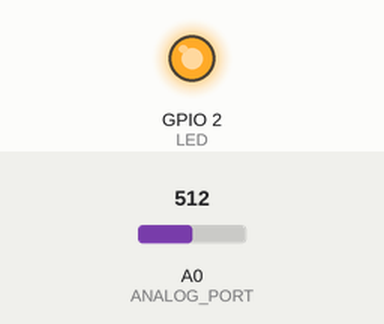
Bench run of a sketch on a simulated ESP8266 (NodeMCU). On the bench: output pins drawn as LEDs (lit = HIGH). Dashed ring = blinking. Inputs (shaded band) come from the test bench; at power-on: A0 (ANALOG_PORT) = 512. WiFi joins after 1.5 s; servers stay silent unless stated; uploads are accepted with an empty reply; EEPROM starts erased; what the sketch prints to the serial monitor is not drawn.

Above: at 2.8 s.
2.9 s: A0 (ANALOG_PORT) set to 207
4.4 s: A0 (ANALOG_PORT) set to 184
At 4.78 s:
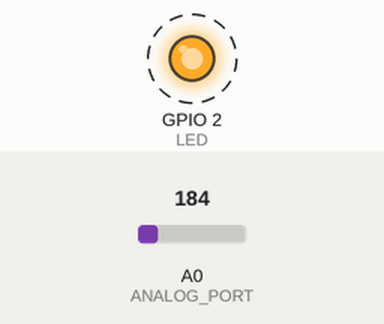
7.4 s: A0 (ANALOG_PORT) set to 306
At 7.4 s:
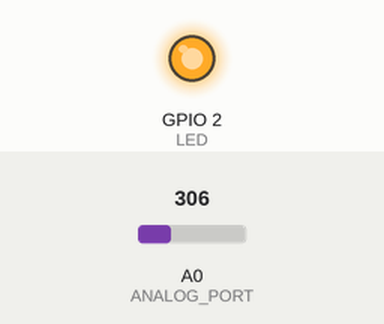
8.9 s: A0 (ANALOG_PORT) set to 122
At 9.29 s:
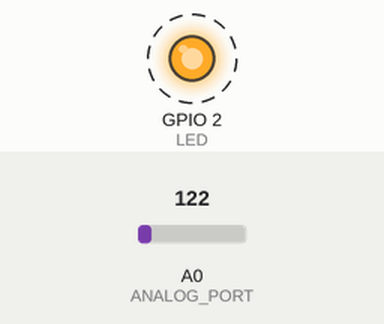
Timing chart, 0 to 12.9 s (numbered marks = the images above; inputs shaded):
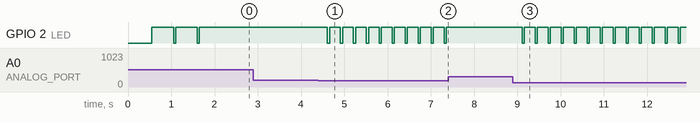

The sketch:

SmartMeterReader.ino
```cpp
#include <Arduino.h>
#include <EEPROM.h>
#include <ESP8266WiFi.h>
#include <ESP8266HTTPClient.h>
#include <WiFiClientSecureBearSSL.h>
// https://www.youtube.com/watch?v=cTfjqNFAkZ8


/*
1000 pulses = 1kWh; then 1 pulse = 1Wh = 3600 Ws
Measure the time between two pulses, "t" in seconds.
Then the approximate power at a given time is:
P = 3600 Ws / t

Example: t=10 s
P = 3600 Ws / 10 s = 360 W.

So the estimated power consumption Qh for one hour becomes:
Qh = P x 1h = 360 W x 1h = 360 Wh = 0.36 kWh

And the estimated power consumption Qd for one day becomes:
Qd = P x 24h = 360 W x 24h = 8640 Wh = 8.64 kWh

edit: A comment - hard to find a formula ? As soon as you get your SI units right, watt, seconds, meters, degrees, then you dont need to look up any formula. You just have to get the SI units to arrive at the "right places".

*/

#define LED 2 // Define blinking LED pin
#define DELAY  15000
#define DELAY__5 50
#define DELAY_5 500
#define DELAY1 1000
#define DELAY2 2000
#define DELAY5 5000
#define LIGHT_ON 200
#define VERSION "1.0"

#define MAX_WIFI_PROPERTY_DEFAULT 30
#define MAX_API_SCHEME_LENGTH     6
#define MAX_API_SUBDOMAIN_LENGTH  40
#define MAX_API_DOMAIN_LENGTH     40
#define MAX_API_SUBDIR_LENGTH     10
#define MAX_API_KEY_LENGTH        40

typedef struct {
  char ssid[MAX_WIFI_PROPERTY_DEFAULT];
  char pwd[MAX_WIFI_PROPERTY_DEFAULT];
} WIFI;

typedef struct {
  char scheme[MAX_API_SCHEME_LENGTH];
  char subdomain[MAX_API_SUBDOMAIN_LENGTH];
  char domain[MAX_API_DOMAIN_LENGTH];
  char subdir[MAX_API_SUBDIR_LENGTH];
  char apiKey[MAX_API_KEY_LENGTH];
} SERVICE;

typedef struct {
  WIFI wifi;
  SERVICE service;
} CONFIG;


#define ANALOG_PORT A0 /* ESP8266 Analog Pin ADC0 = A0 */

int adcValue = 0;  /* Variable to store Output of ADC */
CONFIG gConfig;
String gAPI;

void setup() {
  pinMode(LED, OUTPUT); // Initialize the LED pin as an output
  Serial.begin(115200);

  // Read Config from EEPROM
  memset(&gConfig, 0x0, sizeof(gConfig));

  EEPROM.begin(sizeof(CONFIG));
  EEPROM.get(0, gConfig);

  gAPI = String(gConfig.service.scheme) + "://"
           + String(gConfig.service.subdomain) + "."
           + String(gConfig.service.domain) + "/"
           + String(gConfig.service.subdir);

  WiFi.mode(WIFI_STA);
  WiFi.begin(gConfig.wifi.ssid, gConfig.wifi.pwd);

  while(WiFi.status() != WL_CONNECTED) {
    delay(DELAY_5);
    // Serial.println("ssid: " + String(gConfig.wifi.ssid) + ", pwd: " + String(gConfig.wifi.pwd));
    // Serial.println("host: " + gAPI);
    // Serial.println("apiKey: " + String(gConfig.service.apiKey));
    pulseLed();
  }

  Serial.println("WiFi Connected");
}

void getVersion(String api) {
  std::unique_ptr<BearSSL::WiFiClientSecure>client(new BearSSL::WiFiClientSecure);
  client->setInsecure();
  HTTPClient https;

  String versionAPI = api + "/version";

  if (https.begin(*client, versionAPI )) {
    int httpCode = https.GET();

    // httpCode will be negative on error
    if (httpCode > 0) {
      pulseLed();
      if (httpCode == HTTP_CODE_OK) {
        String payload = https.getString();
        Serial.println(String(payload));
      }
    } else {
      Serial.println("GET error: " + String(https.errorToString(httpCode).c_str()));
    }
    https.end();
  } else  {
    Serial.println("[HTTPS] Unable to connect");
  }
}

void postEvent(String api) {
  std::unique_ptr<BearSSL::WiFiClientSecure>client(new BearSSL::WiFiClientSecure);
  client->setInsecure();

  String eventAPI = api + "/v1/event";
  HTTPClient https;

  if (https.begin(*client, eventAPI )) {
    // Specify content-type header
    https.addHeader("x-api-key", gConfig.service.apiKey);

    int httpCode = https.POST("");

    // httpCode will be negative on error
    if (httpCode > 0) {
      pulseLed();
      if (httpCode == HTTP_CODE_OK) {
        String payload = https.getString();
        Serial.println(String(payload));
      }
    } else {
      Serial.println("POST error: " + String(https.errorToString(httpCode).c_str()));
    }
    https.end();
  } else  {
    Serial.println("Unable to connect");
  }
}

void loop() {
  delay(DELAY__5);
  adcValue = analogRead(ANALOG_PORT);
  if(adcValue < LIGHT_ON) {
    postEvent(gAPI);
  }
}

void pulseLed() {
  digitalWrite(LED, LOW);   // Turn the LED on (Note that LOW is the voltage level)
  delay(DELAY__5);          // Wait ...
  digitalWrite(LED, HIGH);  // Turn the LED off by making the voltage HIGH
}
```

Measured:
- the behaviour switches between 200 and 199 on A0 (ANALOG_PORT) (found by bisection; images 0 and 1)
- after the input at 2.9 s, every drawn part: stays the same
- after the input at 4.4 s, GPIO 2 (LED): alternates HIGH for 0.25 s and LOW for 0.05 s, starting after 0.21 s
- after the input at 7.4 s, GPIO 2 (LED): stops changing and stays HIGH
- after the input at 8.9 s, GPIO 2 (LED): alternates HIGH for 0.25 s and LOW for 0.05 s, starting after 0.22 s
